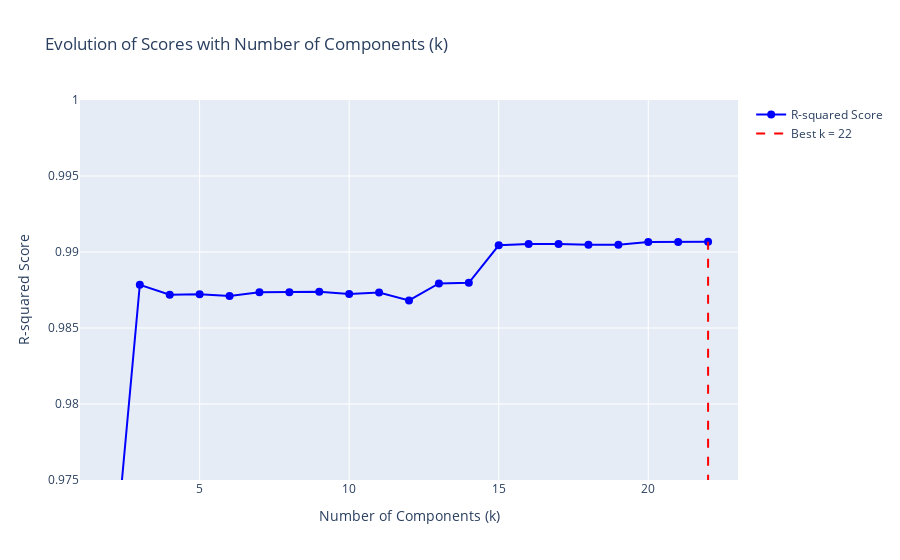

Notebook code cell kept with this figure:
### Code cell
# Print the best k value and corresponding R-squared score
print(f"The best score is achieved with k = {best_k} and the R-squared score is {best_score:.4f}.")

# Create a Plotly figure for visualization
fig = go.Figure()

# Add the R-squared scores plot for each k value
fig.add_trace(go.Scatter(
    x=list(range(1, X_pca.shape[1] + 1)),
    y=scores,
    mode='markers+lines',
    marker=dict(color='blue', size=8),
    line=dict(color='blue', width=2),
    name='R-squared Score'
))

# Add a vertical line indicating the best k value
fig.add_trace(go.Scatter(
    x=[best_k, best_k],
    y=[min(scores), max(scores)],
    mode='lines',
    line=dict(color='red', dash='dash'),
    name=f'Best k = {best_k}'
))

# Update layout for the plot
fig.update_layout(
    title='Evolution of Scores with Number of Components (k)',
    xaxis_title='Number of Components (k)',
    yaxis_title='R-squared Score',
    xaxis=dict(range=[1, min(50, X_pca.shape[1])+1]),
    yaxis=dict(range=[0.975,  1]),  # Extend y-axis slightly for better visibility
    showlegend=True
)

# Show the plot
fig.show()

### Figure 1 — Plotly figure (JSON) as saved in the notebook; plotly's stock layout.template omitted (floating-point values rounded to 4 significant figures)
{"data": [{"line": {"color": "blue", "width": 2}, "marker": {"color": "blue", "size": 8}, "mode": "markers+lines", "name": "R-squared Score", "type": "scatter", "x": [1, 2, 3, 4, 5, 6, 7, 8, 9, 10, 11, 12, 13, 14, 15, 16, 17, 18, 19, 20, 21, 22], "y": [0.944, 0.9663, 0.9878, 0.9872, 0.9872, 0.9871, 0.9874, 0.9873, 0.9874, 0.9872, 0.9873, 0.9868, 0.9879, 0.988, 0.9904, 0.9905, 0.9905, 0.9905, 0.9905, 0.9907, 0.9907, 0.9907]}, {"line": {"color": "red", "dash": "dash"}, "mode": "lines", "name": "Best k = 22", "type": "scatter", "x": [22, 22], "y": [0.944, 0.9907]}], "layout": {"showlegend": true, "title": {"text": "Evolution of Scores with Number of Components (k)"}, "xaxis": {"range": [1, 23], "title": {"text": "Number of Components (k)"}}, "yaxis": {"range": [0.975, 1], "title": {"text": "R-squared Score"}}}}
